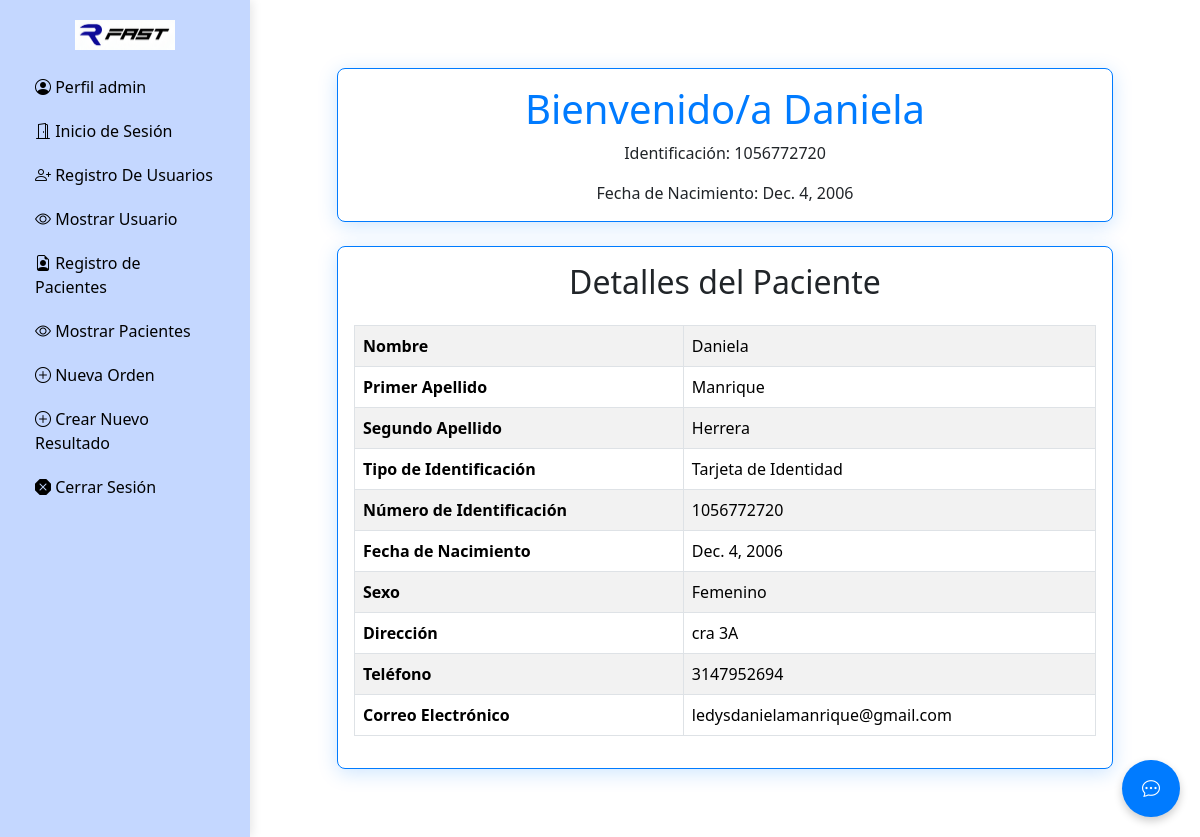
The page /pacientedashboard/ (signed in) on the database its author committed.
### resultados/models.py (models this page shows, shortened)
class CustomUser(AbstractUser):
    ROLE_CHOICES = [
        ('', 'Seleccione un rol'),
        ('admin', 'Admin'),
        ('medico', 'Medico'),
    ]
    TDOCUMENTO_CHOICES = [
        ('cedula_ciudadania', 'Cédula de ciudadanía'),
        ('tarjeta_identidad', 'Tarjeta de identidad'),
        ('cedula_extranjeria', 'Cédula de extranjería'),
    ]
    SEXO_CHOICES = [
        ('Femenino', 'Femenino'),
        ('Maculino', 'Maculino'),
        ('Otro', 'Otro'),
    ]
    codigo = models.CharField(max_length=255, verbose_name='código único')
    role = models.CharField(max_length=10, choices=ROLE_CHOICES, default='')
    name = models.CharField(max_length=255, verbose_name='Nombre completo')
    email = models.EmailField(verbose_name='Correo electrónico')
    direccion = models.CharField(max_length=255, verbose_name='Dirección de residencia')
    celular = models.CharField(max_length=15, verbose_name='Número de celular')
    tipo_identificacion = models.CharField(max_length=20, choices=TDOCUMENTO_CHOICES, verbose_name='Tipo de identificación')
    numero_identificacion = models.CharField(max_length=20, verbose_name='Número de identificación')
    fecha_nacimiento = models.DateField(verbose_name='Fecha de nacimiento', null=True, blank=True)  # Campo no nulo
    sexo = models.CharField(max_length=10, choices=SEXO_CHOICES, verbose_name='Sexo biológico')
    groups = models.ManyToManyField(
        'auth.Group',
        related_name='customuser_set',
        blank=True,
        help_text='Los grupos a los que pertenece este usuario. El usuario obtendrá todos los permisos otorgados a cada uno de sus grupos.',
        related_query_name='customuser',
    )
    user_permissions = models.ManyToManyField(
        'auth.Permission',
        related_name='customuser_set',
        blank=True,
        help_text='Permisos específicos para este usuario.',
        related_query_name='customuser',
    )

class Pacientes(models.Model):
    TIPOIDENTIFICACIÓN_CHOICES = [
        ('', 'Seleccione un el tipo de Identificación'),
        ('CC', 'Cedula de Ciudadania'),
        ('CE', 'Cedula de Extrangeria'),
        ('TI', 'Tarjeta de Identidad'),
        ('RC', 'Registro Civil'),
        ('P', 'Pasaporte'),
    ]
    SEXO_CHOICES = [
        ('Femenino', 'Femenino'),
        ('Maculino', 'Maculino'),
        ('Otro', 'Otro'),
    ]
    TIPOSANGRE_CHOICES=[#Select
        ('A+','A+'),
        ('A-','A-'),
        ('O+','O+'),
        ('O-','O-'),
        ('AB+','AB+'),
        ('AB-','AB-'),
        ('B+','B+'),
        ('B-','B-')]
    nombre = models.CharField(max_length=255)#valor en texto
    apellido1 = models.CharField(max_length=255)
    apellido2 = models.CharField(max_length=255, blank=True)
    tpidentificacion = models.CharField(max_length=10, choices=TIPOIDENTIFICACIÓN_CHOICES, default='')
    numeroidentificacion = models.CharField(max_length=50)
    fechanacimiento = models.DateField(null=True, blank=True)
    sexo = models.CharField(max_length=10, choices=SEXO_CHOICES, verbose_name='Sexo biológico')
    direccion = models.CharField(max_length=255)
    telefono = models.CharField(max_length=15)
    correo = models.EmailField()
    grupo_sanguineo = models.CharField(max_length=100, choices=TIPOSANGRE_CHOICES)

### resultados/views.py (the view)
# urls.py: path('pacientedashboard/', views.dashboard_paciente, name='dashboard_paciente'),
def dashboard_paciente(request):
    paciente_id = request.session.get('paciente_id')
    if not paciente_id:
        messages.error(request, 'Por favor inicia sesión.')
        return redirect('paciente_login')
    paciente = Pacientes.objects.get(id=paciente_id)
    return render(request, 'dashboard_paciente.html', {'paciente': paciente})

### resultados/templates/dashboard_paciente.html (shortened to what this page needs)
{% extends "navegacion.html" %}
    {% block content %}
    <div class="container my-5 main-content">
        <div class="card mb-4">
            <div class="card-body text-center">
                <h1 class="card-title">Bienvenido/a {{ paciente.nombre }}</h1>
                <p class="card-text">Identificación: {{ paciente.numeroidentificacion }}</p>
                <p class="card-text">Fecha de Nacimiento: {{ paciente.fechanacimiento }}</p>
            </div>
        </div>
        <div class="card">
            <div class="card-body">
                <h2 class="text-center mb-4">Detalles del Paciente</h2>
                <table class="table table-bordered table-striped">
                    <tbody>
                        <tr>
                            <th>Nombre</th>
                            <td>{{ paciente.nombre }}</td>
                        </tr>
                        <tr>
                            <th>Primer Apellido</th>
                            <td>{{ paciente.apellido1 }}</td>
                        </tr>
                        <tr>
                            <th>Segundo Apellido</th>
                            <td>{{ paciente.apellido2 }}</td>
                        </tr>
                        <tr>
                            <th>Tipo de Identificación</th>
                            <td>{{ paciente.get_tpidentificacion_display }}</td>
                        </tr>
                        <tr>
                            <th>Número de Identificación</th>
                            <td>{{ paciente.numeroidentificacion }}</td>
                        </tr>
                        <tr>
                            <th>Fecha de Nacimiento</th>
                            <td>{{ paciente.fechanacimiento }}</td>
                        </tr>
                        <tr>
                            <th>Sexo</th>
                            <td>{{ paciente.get_sexo_display }}</td>
                        </tr>
                        <tr>
                            <th>Dirección</th>
                            <td>{{ paciente.direccion }}</td>
                        </tr>
                        <tr>
                            <th>Teléfono</th>
                            <td>{{ paciente.telefono }}</td>
                        </tr>
                        <tr>
                            <th>Correo Electrónico</th>
                            <td>{{ paciente.correo }}</td>
                        </tr>
                    </tbody>
                </table>
            </div>
        </div>
    </div>
    <button class="chat-button" onclick="window.location.href='/chatbot/'">
        <i class="bi bi-chat-dots"></i>
    </button>
    {% endblock %}

### resultados/templates/navegacion.html (shortened to what this page needs)
<!DOCTYPE html>
<html lang="es">
<head>
    <link href="https://cdn.jsdelivr.net/npm/bootstrap@5.3.3/dist/css/bootstrap.min.css" rel="stylesheet">
    <link rel="stylesheet" href="https://cdn.jsdelivr.net/npm/bootstrap-icons@1.10.5/font/bootstrap-icons.css">
    {% load static %}
</head>
<body>
    <div class="sidebar">
        <div class="text-center">
            <img src="{% static 'media/image/4.jpg' %}" alt="Logo" class="logo">
        </div>
        <nav class="nav flex-column">
            {% if user.is_authenticated and user.role == 'admin' %}
            <a  class="nav-link"><i class="bi bi-person-circle"></i> Perfil {{user.username}}</a>
            <a class="nav-link" href="{% url 'paciente_login' %}"><i class="bi bi-door-open"></i> Inicio de Sesión</a>
            <a class="nav-link" href="{% url 'registro' %}"><i class="bi bi-person-plus"></i> Registro De Usuarios</a>
            <a class="nav-link" href="{% url 'mostrar_user' %}"><i class="bi bi-eye"></i> Mostrar Usuario</a>
            <a class="nav-link" href="{% url 'paciente' %}"><i class="bi bi-file-earmark-person"></i> Registro de Pacientes</a>
            <a class="nav-link" href="{% url 'mostrarpaciente' %}"><i class="bi bi-eye"></i> Mostrar Pacientes</a>
            <a class="nav-link" href="{% url 'crear_orden' %}"><i class="bi bi-plus-circle"></i> Nueva Orden</a>
            <a class="nav-link" href="{% url 'crear_resultado' %}"><i class="bi bi-plus-circle"></i> Crear Nuevo Resultado</a>
            {% endif %}
            <a class="nav-link" href="{% url 'logout' %}"><i class="bi bi-x-octagon-fill"></i> Cerrar Sesión</a>
        </nav>
    </div>
    <div class="content">
        <div class="inner-content">
            {% block content %}
            {% endblock %}
        </div>
    </div>
</body>
</html>

### resultados/templates/navegacion.html (style rules this page uses)
body { margin: 0; padding: 0; display: flex; min-height: 100vh; }
.sidebar { position: relative; width: 250px; background-color: #C4D7FF; padding: 20px; box-shadow: 2px 0 10px rgba(0, 0, 0, 0.1); z-index: 1000; overflow-y: auto; }
.sidebar a { color: #000; padding: 10px 15px; border-radius: 5px; transition: background-color 0.3s, transform 0.2s; }
.logo { max-width: 100px; height: auto; margin-bottom: 15px; }
.content { margin-left: 0px; padding: 20px; width: calc(100% - 250px); background-color: #fff; overflow-y: auto; display: flex; justify-content: center; align-items: center; min-height: 100vh; }
.inner-content { max-width: 800px; width: 100%; }

### resultados/templates/dashboard_paciente.html (style rules this page uses)
body { background-color: #f8f9fa; }
.card { border: 1px solid #007bff; border-radius: 8px; box-shadow: 0 4px 20px rgba(0, 123, 255, 0.2); }
.card-title { color: #007bff; }
.chat-button { position: fixed; bottom: 20px; right: 20px; padding: 15px 20px; font-size: 18px; background-color: #007bff; color: #ffffff; border: none; border-radius: 50px; box-shadow: 0 4px 8px rgba(0, 0, 0, 0.2); transition: background-color 0.3s, transform 0.3s; z-index: 1000; }
.main-content { margin-top: 20px; }

### rows shown on the page
CustomUser: username "admin"
Pacientes: nombre "Daniela", numeroidentificacion "1056772720", fechanacimiento "Dec. 4, 2006", apellido1 "Manrique", apellido2 "Herrera", tpidentificacion "Tarjeta de Identidad", sexo "Femenino", direccion "cra 3A", telefono "3147952694", correo "ledysdanielamanrique@gmail.com"
